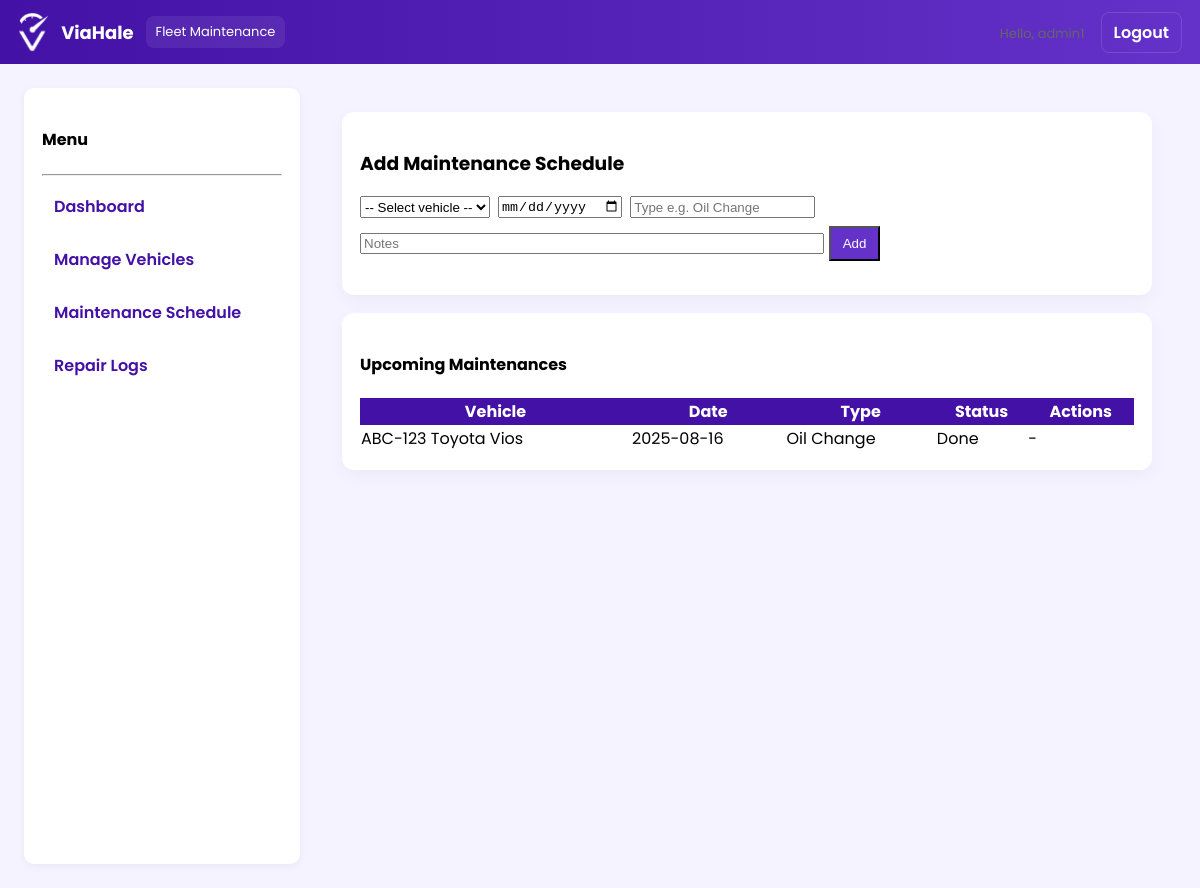
/fleet/maintenance_schedule.php (signed in), run on the app's committed database.
### tables this page shows
CREATE TABLE `maintenance_schedule` (
  `id` int(11) NOT NULL,
  `vehicle_id` int(11) NOT NULL,
  `scheduled_date` date NOT NULL,
  `type` varchar(100) DEFAULT NULL,
  `notes` text DEFAULT NULL,
  `status` enum('scheduled','done','missed','cancelled') DEFAULT 'scheduled',
  `created_by` varchar(100) DEFAULT NULL,
  `created_at` timestamp NOT NULL DEFAULT current_timestamp(),
  `approval_status` enum('pending','approved','rejected') DEFAULT 'pending',
  `approved_by` varchar(100) DEFAULT NULL,
  `approved_at` timestamp NULL DEFAULT NULL
);

CREATE TABLE `vehicles` (
  `id` int(11) NOT NULL,
  `plate_no` varchar(30) NOT NULL,
  `model` varchar(100) DEFAULT NULL,
  `status` enum('available','in_use','maintenance') DEFAULT 'available',
  `make_year` year(4) DEFAULT NULL
);

### fleet/maintenance_schedule.php (the view, shortened to what this page needs)
<?php
require __DIR__ . '/../includes/db.php';
include __DIR__ . '/../includes/fleet_navbar.php';
$schedules = $conn->query("SELECT m.*, v.plate_no, v.model FROM maintenance_schedule m LEFT JOIN vehicles v ON m.vehicle_id=v.id ORDER BY m.scheduled_date ASC LIMIT 500");
?>
<!doctype html><html><head><meta charset="utf-8"><title>Maintenance Schedule</title></head>
<body>
<div style="display:flex;gap:18px;padding:24px">
  <div class="sidebar"><h4>Menu</h4><hr>
    <a href="../fleet/dashboard.php"> Dashboard</a>
    <a href="../fleet/manage_vehicles.php"> Manage Vehicles</a>
    <a href="../fleet/maintenance_schedule.php"> Maintenance Schedule</a>
    <a href="../fleet/repair_logs.php"> Repair Logs</a>
  </div>
  <div style="flex:1" class="container-main">
    <div class="card">
      <h3>Add Maintenance Schedule</h3>
      <form method="post">
        <div style="display:flex;gap:8px">
          <select name="vehicle_id" required>
            <option value="">-- Select vehicle --</option>
          </select>
          <input type="date" name="scheduled_date" required>
          <input name="type" placeholder="Type e.g. Oil Change">
        </div>
        <div style="margin-top:8px">
          <input name="notes" placeholder="Notes" style="width:60%">
          <button type="submit" name="add_schedule" style="background:#6532C9;color:#fff;padding:8px 12px">Add</button>
        </div>
      </form>
    </div>
    <div class="card">
      <h4>Upcoming Maintenances</h4>
      <table style="width:100%;border-collapse:collapse">
        <thead style="background:#4311A5;color:#fff"><tr><th>Vehicle</th><th>Date</th><th>Type</th><th>Status</th><th>Actions</th></tr></thead>
        <tbody>
          <?php while($s = $schedules->fetch_assoc()): ?>
            <tr>
              <td><?php echo htmlspecialchars($s['plate_no'].' '.$s['model']);?></td>
              <td><?php echo htmlspecialchars($s['scheduled_date']);?></td>
              <td><?php echo htmlspecialchars($s['type']);?></td>
              <td><?php echo htmlspecialchars(ucfirst($s['status']));?></td>
              <td>
                <?php if($s['status']==='scheduled'): ?>
                  <a href="maintenance_schedule.php?action=done&id=<?php echo $s['id'];?>">Mark Done</a> |
                  <a href="maintenance_schedule.php?action=cancel&id=<?php echo $s['id'];?>">Cancel</a>
                <?php else: echo '-'; endif;?>
              </td>
            </tr>
          <?php endwhile;?>
        </tbody>
      </table>
    </div>
  </div>
</div>
</body></html>

### includes/fleet_navbar.php (style rules this page uses)
:root { --vh-color1:#6532C9;--vh-color2:#4311A5;--vh-accent:#9A66FF;--vh-bg:#f5f3ff }
body { font-family:'Poppins',sans-serif;background:var(--vh-bg);margin:0 }
.sidebar { width:240px;background:#fff;min-height:calc(100vh - 60px);padding:18px;border-radius:10px;box-shadow:0 2px 8px rgba(0,0,0,0.05) }
.sidebar a { display:block;padding:10px 12px;color:#4311A5;text-decoration:none;border-radius:8px;margin-bottom:8px;font-weight:600 }
.container-main { padding:24px }
.card { background:#fff;border-radius:12px;padding:18px;box-shadow:0 6px 18px rgba(0,0,0,0.04);margin-bottom:18px }

### data on the page
maintenance_schedule: vehicle.model "ABC-123 Toyota Vios", scheduled_date "2025-08-16", type "Oil Change", status "Done"

### other printed values
$username "admin1"
